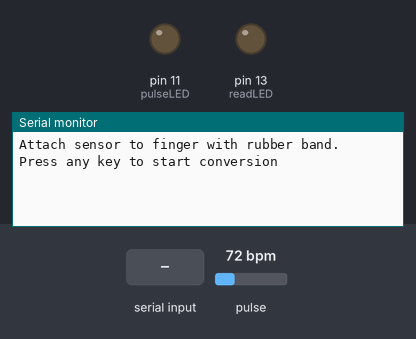
A sketch run on a simulated Arduino Uno, built with avr-gcc and run on an emulated ATmega328P. Shown: output pins drawn as LEDs (lit = HIGH), the last lines printed to the serial monitor. The inputs (shaded band) are chosen by the test bench; at power-on: pulse 72 bpm.

Above: at 0.9 s.
1.0 s: "1" received over Serial
At 1.12 s:
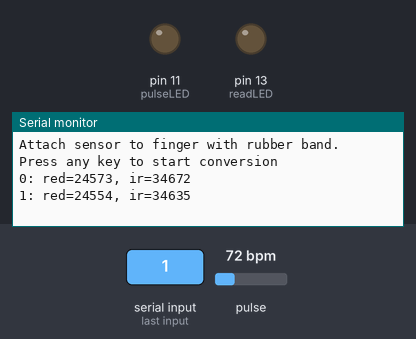
At 5.12 s:
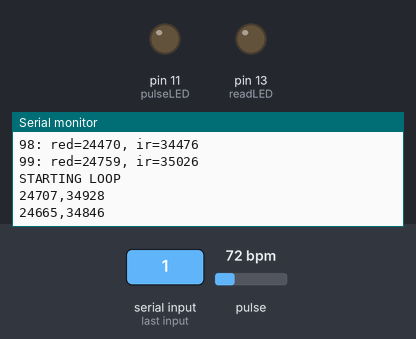
Timing chart, 0 to 6.6 s (numbered marks = the images above; inputs shaded):
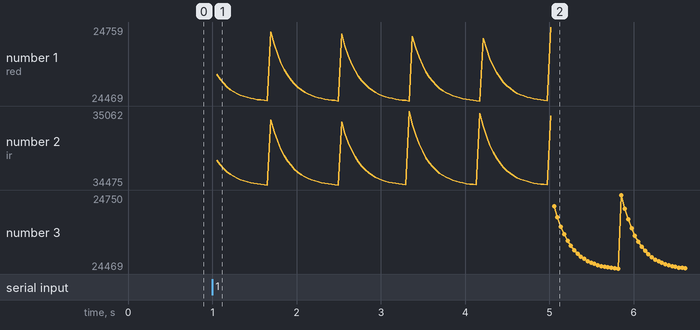

The sketch:

SpO2_Reader.ino
```cpp
// (licence header left out)
#include <Wire.h>
#include "MAX30105.h"
#include "spo2_algorithm.h"

MAX30105 particleSensor;

#define MAX_BRIGHTNESS 255

#if defined(__AVR_ATmega328P__) || defined(__AVR_ATmega168__)
//Arduino Uno doesn't have enough SRAM to store 100 samples of IR led data and red led data in 32-bit format
//To solve this problem, 16-bit MSB of the sampled data will be truncated. Samples become 16-bit data.
uint16_t irBuffer[100]; //infrared LED sensor data
uint16_t redBuffer[100];  //red LED sensor data
#else
uint32_t irBuffer[100]; //infrared LED sensor data
uint32_t redBuffer[100];  //red LED sensor data
#endif

int32_t bufferLength; //data length
int32_t chunk_size;
int32_t spo2; //SPO2 value
int8_t validSPO2; //indicator to show if the SPO2 calculation is valid
int32_t heartRate; //heart rate value
int8_t validHeartRate; //indicator to show if the heart rate calculation is valid

byte pulseLED = 11; //Must be on PWM pin
byte readLED = 13; //Blinks with each data read


void setup()
{
  Serial.begin(115200); // initialize serial communication at 115200 bits per second:

  pinMode(pulseLED, OUTPUT);
  pinMode(readLED, OUTPUT);

  // Initialize sensor
  if (!particleSensor.begin(Wire, I2C_SPEED_FAST)) //Use default I2C port, 400kHz speed
  {
    Serial.println(F("MAX30105 was not found. Please check wiring/power."));
    while (1);
  }

  Serial.println(F("Attach sensor to finger with rubber band. Press any key to start conversion"));
  while (Serial.available() == 0) ; //wait until user presses a key
  Serial.read();


/** CONFIG **/

// Default: brightness 60, pulse width 411, sample rate 100

  byte ledBrightness = 60; //Options: 0=Off to 255=50mA
  byte ledMode = 2; //Options: 1 = Red only, 2 = Red + IR, 3 = Red + IR + Green
  byte sampleAverage = 4; //Options: 1, 2, 4, 8, 16, 32
  int sampleRate = 100; //Options: 50, 100, 200, 400, 800, 1000, 1600, 3200
  int pulseWidth = 69; //Options: 69, 118, 215, 411
  int adcRange = 4096; //Options: 2048, 4096, 8192, 16384

  particleSensor.setup(ledBrightness, sampleAverage, ledMode, sampleRate, pulseWidth, adcRange); //Configure sensor with these settings
}


void loop()
{
  bufferLength = 100; // (sampleRate / sampleAverage) * 4 (4 seconds worth of data)
  chunk_size = bufferLength / 2;


  // **************************************************** //
  // ***************** INITIAL READINGS ***************** //
  // **************************************************** //

  //fill buffer with first 100 IR/Red samples, and determine the signal range
  for (int i = 0 ; i < bufferLength ; i++)
  {
    while (particleSensor.available() == false) //do we have new data?
      particleSensor.check(); //Check the sensor for new data

    redBuffer[i] = particleSensor.getRed();
    irBuffer[i] = particleSensor.getIR();
    particleSensor.nextSample(); //We're finished with this sample so move to next sample

    Serial.print(i);
    Serial.print(": ");
    Serial.print(F("red="));
    Serial.print(redBuffer[i], DEC);
    Serial.print(F(", ir="));
    Serial.println(irBuffer[i], DEC);
  }

  Serial.println("\nSTARTING LOOP");
//
//  //calculate heart rate and SpO2 after first 100 samples (first 4 seconds of samples)
//  int read_code = maxim_heart_rate_and_oxygen_saturation(irBuffer, bufferLength, redBuffer, &spo2, &validSPO2, &heartRate, &validHeartRate);
//
//  switch(read_code) {
//    case 0:
//      Serial.println("\nSpO2 read valid");
//      break;
//
//    case 1:
//      Serial.println("\nInvalid SpO2; valley index out of range");
//      break;
//
//    case 2:
//      Serial.println("\nInvalid SpO2; an_ratio out of range");
//      break;
//
//    default:
//      Serial.print("\nn_ratio_average: ");
//      Serial.println(read_code);
//      break;
//  }
//
//  Serial.print(F(", SPO2="));
//  Serial.print(spo2, DEC);
//
//  Serial.print(F(", SPO2Valid="));
//  Serial.println(validSPO2, DEC);
//  Serial.println("\n");


  // **************************************************** //
  // ***************** HEADS-DOWN LOOP ****************** //
  // **************************************************** //

  //Continuously taking samples from MAX30102.  Heart rate and SpO2 are calculated every 1 second
  while (1)
  {
    //dump the first (chunk_size) sets of samples in the memory and shift other samples to the top
    for (int i = chunk_size; i < bufferLength; i++)
    {
      redBuffer[i - chunk_size] = redBuffer[i];
      irBuffer[i - chunk_size] = irBuffer[i];
    }

    //take chunk_size samples before calculating the heart rate.
    for (int i = bufferLength-chunk_size; i < bufferLength; i++)
    {
      while (particleSensor.available() == false) //do we have new data?
        particleSensor.check(); //Check the sensor for new data

//      digitalWrite(readLED, !digitalRead(readLED)); //Blink onboard LED with every data read

      redBuffer[i] = particleSensor.getRed();
      irBuffer[i] = particleSensor.getIR();
      particleSensor.nextSample(); //We're finished with this sample so move to next sample

      //send samples and calculation result to terminal program through UART
//      Serial.print(F("red="));
      Serial.print(redBuffer[i], DEC);
//      Serial.print(F(", ir="));
      Serial.print(",");
      Serial.println(irBuffer[i], DEC);
//
//      Serial.print(F(", HR="));
//      Serial.print(heartRate, DEC);
//
//      Serial.print(F(", HRvalid="));
//      Serial.print(validHeartRate, DEC);
//
//      Serial.print(F(", SPO2="));
//      Serial.print(spo2, DEC);
//
//      Serial.print(F(", SPO2Valid="));
//      Serial.println(validSPO2, DEC);
    }


    // **************************************************** //
    // ************ HEADS-UP CHECKS & UPDATES ************* //
    // **************************************************** //

    //After gathering 25 new samples recalculate HR and SP02
//    int read_code = maxim_heart_rate_and_oxygen_saturation(irBuffer, bufferLength, redBuffer, &spo2, &validSPO2, &heartRate, &validHeartRate);

//    switch(read_code) {
//      case 0:
//        Serial.println("\nSpO2 read valid");
//        break;
//
//      case 1:
//        Serial.println("\nInvalid SpO2; valley index out of range");
//        break;
//
//      case 2:
//        Serial.println("\nInvalid SpO2; an_ratio out of range");
//        break;
//
//      default:
//        Serial.print("\nn_ratio_avg: ");
//        Serial.println(read_code);
//        break;
//    }

//    Serial.print(F(", SPO2="));
//    Serial.print(spo2, DEC);
//
//    Serial.print(F(", SPO2Valid="));
//    Serial.println(validSPO2, DEC);
  }
}
```

Measured:
- after the input at 1.0 s, the serial monitor: prints a new line after 0.05 s (image 1)
